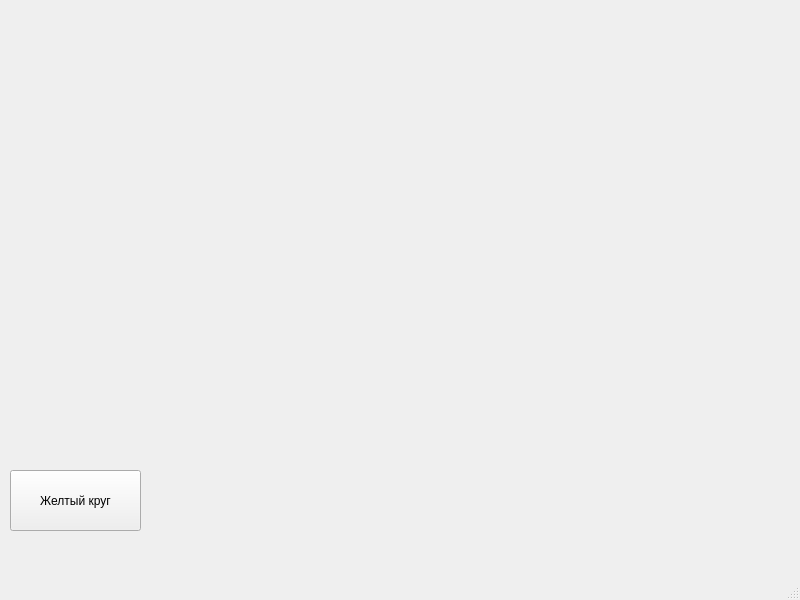
<?xml version="1.0" encoding="UTF-8"?>
<ui version="4.0">
 <class>MainWindow</class>
 <widget class="QMainWindow" name="MainWindow">
  <property name="geometry">
   <rect>
    <x>0</x>
    <y>0</y>
    <width>800</width>
    <height>600</height>
   </rect>
  </property>
  <property name="windowTitle">
   <string>MainWindow</string>
  </property>
  <widget class="QWidget" name="centralwidget">
   <widget class="QPushButton" name="pushButton">
    <property name="geometry">
     <rect>
      <x>10</x>
      <y>470</y>
      <width>131</width>
      <height>61</height>
     </rect>
    </property>
    <property name="text">
     <string>Желтый круг</string>
    </property>
   </widget>
  </widget>
  <widget class="QMenuBar" name="menubar">
   <property name="geometry">
    <rect>
     <x>0</x>
     <y>0</y>
     <width>800</width>
     <height>26</height>
    </rect>
   </property>
  </widget>
  <widget class="QStatusBar" name="statusbar"/>
 </widget>
 <resources/>
 <connections/>
</ui>
